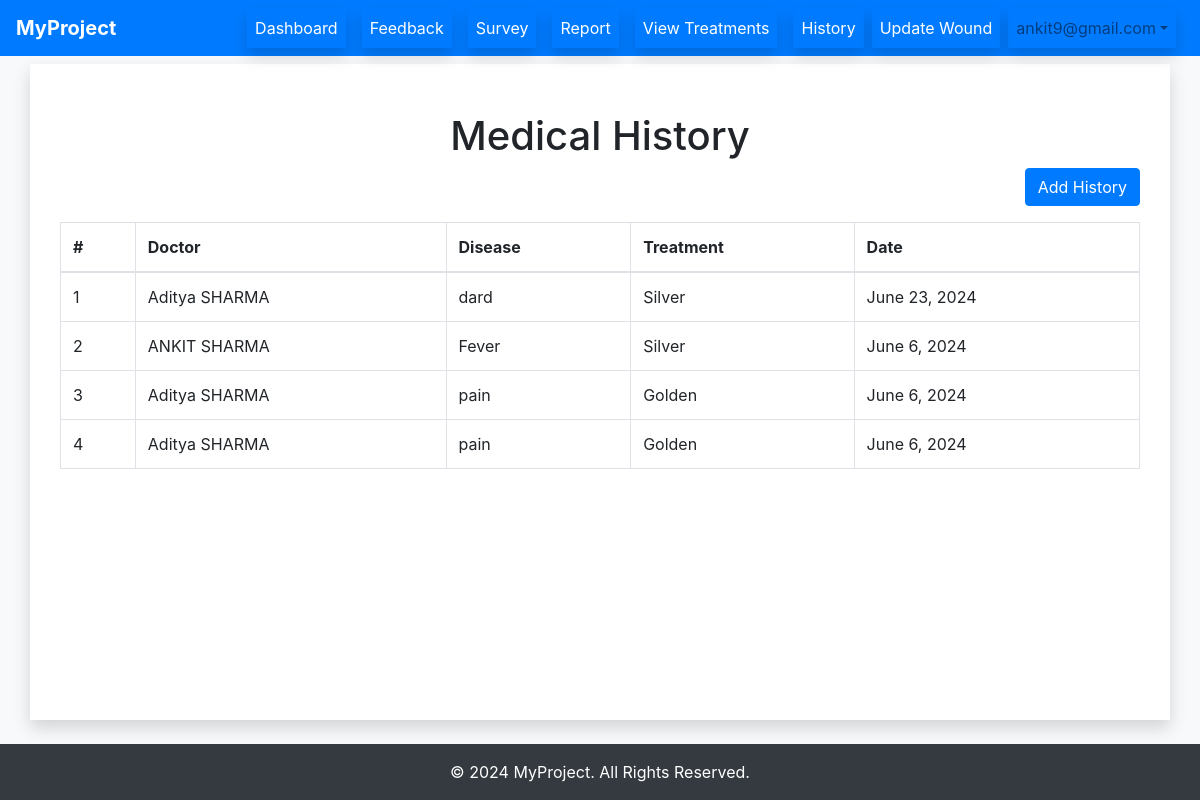
Before: /history/ (signed in) with the older database file.
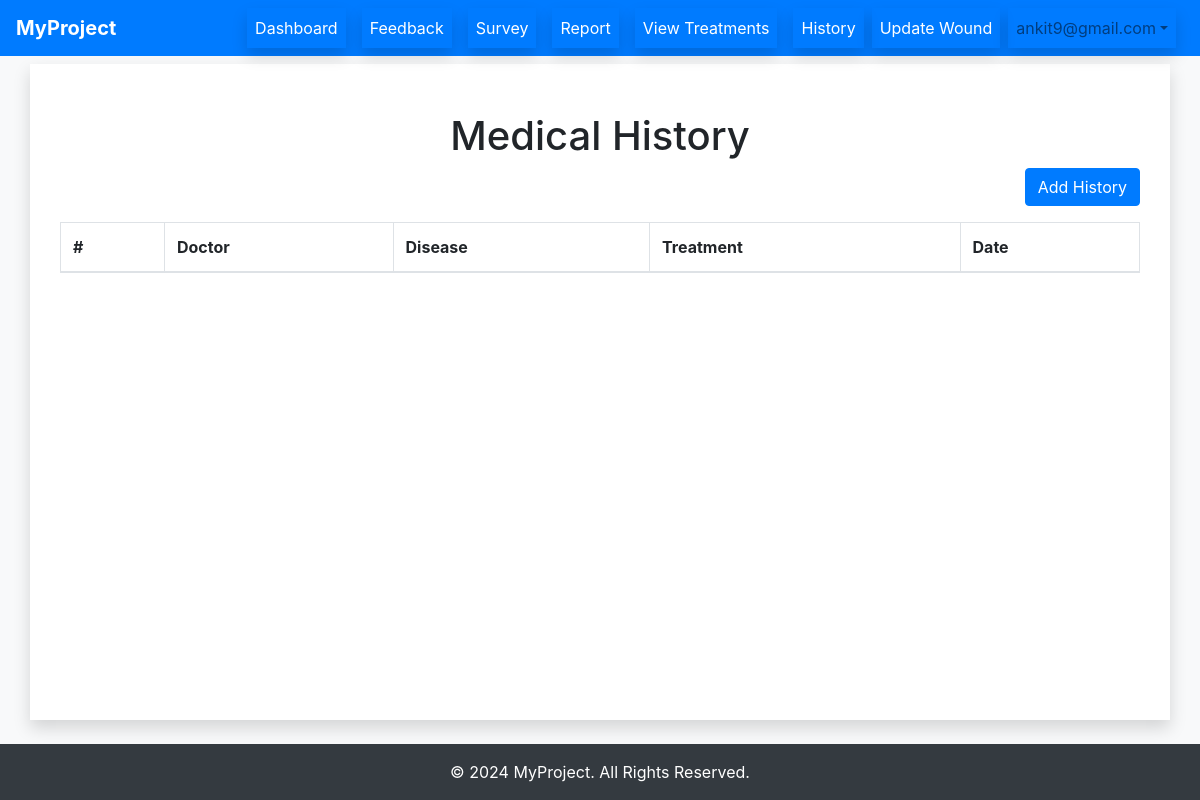
After: the same page with the newer database file.
### main/models.py (models this page shows, shortened)
class History(models.Model):
    patient = models.ForeignKey(Patient, on_delete=models.CASCADE)
    doctor = models.ForeignKey(Doctor, on_delete=models.CASCADE)
    plan = models.ForeignKey(TreatmentPlan, on_delete=models.CASCADE)
    disease = models.CharField(max_length=100)
    date = models.DateField()

class Doctor(models.Model):
    user = models.OneToOneField(User, on_delete=models.CASCADE)
    name = models.CharField(max_length=100)
    phone = models.CharField(max_length=15)
    age = models.IntegerField()
    department = models.CharField(max_length=100, null=True, blank=True)
    qualification = models.CharField(max_length=100, null=True, blank=True)
    specialty = models.CharField(max_length=100, null=True, blank=True)
    profile_pic = models.ImageField(upload_to='profile_pic/Doctor/', null=True, blank=True)

class TreatmentPlan(models.Model):
    name = models.CharField(max_length=100, default='Treatment Plan')
    description = models.TextField()
    antibiotic_names = models.CharField(max_length=255, help_text="Comma-separated list of antibiotics used in the treatment" ,default="")

### main/decorators.py (the view)
    @login_required(login_url='/login/')
    def _wrapped_view(request, *args, **kwargs):
        try:
            request.user.patient
        except Patient.DoesNotExist:
            auth_logout(request)
            return HttpResponseRedirect(reverse('login'))
        return view_func(request, *args, **kwargs)

### main/views.py (called while the page is built)
@patient_required
def Viewhistory(request):
    user = request.user
    patient = Patient.objects.get(user=user)
    historys = History.objects.filter(patient=patient)
    return render(request, 'history.html', {'historys': historys})

### templates/history.html (shortened to what this page needs)
{% extends 'base.html' %}
{% block content %}
<div class="container mt-5">
    <h1 class="text-center">Medical History</h1>
    <div class="text-right mb-3">
        <a href="{% url 'addhistory' %}" class="btn btn-primary">Add History</a>
    </div>
    <div class="table-responsive">
        <table class="table table-bordered table-hover">
            <thead>
                <tr>
                    <th>#</th>
                    <th>Doctor</th>
                    <th>Disease</th>
                    <th>Treatment</th>
                    <th>Date</th>
                </tr>
            </thead>
            <tbody>
                {% for history in historys %}
                <tr>
                    <td>{{ forloop.counter }}</td>
                    <td>{{ history.doctor.name }}</td>
                    <td>{{ history.disease }}</td>
                    <td>{{ history.plan.name }}</td>
                    <td>{{ history.date }}</td>
                </tr>
                {% endfor %}
            </tbody>
        </table>
    </div>
</div>
{% endblock %}

Changed rows visible on the page:
removed History: doctor.name "Aditya SHARMA", disease "dard", plan.name "Silver", date "June 23, 2024"
removed History: doctor.name "ANKIT SHARMA", disease "Fever", plan.name "Silver", date "June 6, 2024"
removed History: doctor.name "Aditya SHARMA", disease "pain", plan.name "Golden", date "June 6, 2024"
removed History: doctor.name "Aditya SHARMA", disease "pain", plan.name "Golden", date "June 6, 2024"
